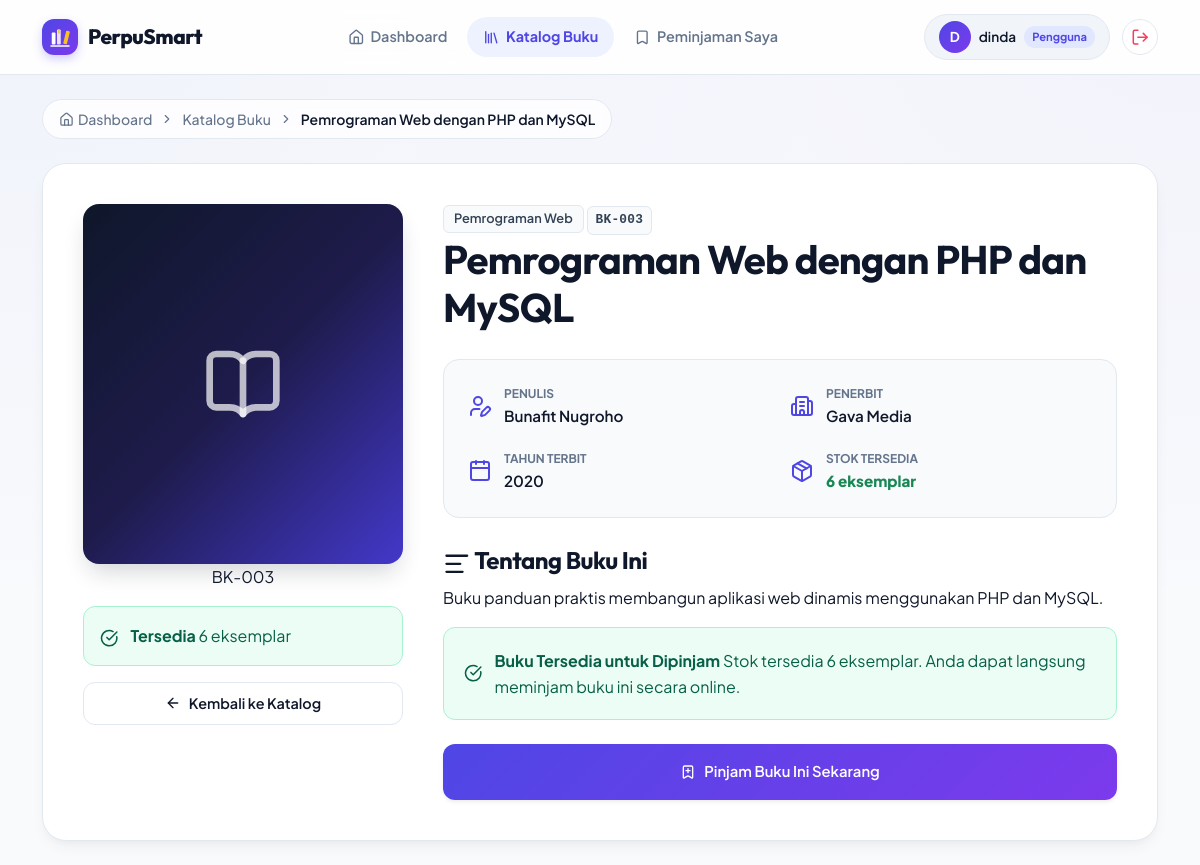
/index.php?page=user/buku/show&id=3 (signed in), run on the app's committed database.
### tables this page shows
CREATE TABLE `buku` (
  `id` int(10) UNSIGNED NOT NULL,
  `kode_buku` varchar(20) NOT NULL,
  `judul` varchar(255) NOT NULL,
  `penulis` varchar(150) NOT NULL,
  `penerbit` varchar(150) NOT NULL,
  `tahun_terbit` year(4) NOT NULL,
  `kategori` varchar(100) NOT NULL,
  `stok` int(10) UNSIGNED NOT NULL DEFAULT 0,
  `deskripsi` text DEFAULT NULL,
  `cover_url` varchar(500) DEFAULT NULL,
  `created_at` timestamp NOT NULL DEFAULT current_timestamp(),
  `updated_at` timestamp NOT NULL DEFAULT current_timestamp() ON UPDATE current_timestamp()
);

### controllers/UserController.php (called while the page is built, shortened)
<?php
class UserController {
    private Buku $bukuModel;
    public function __construct() {
        $this->bukuModel = new Buku();
    }
    public function showBuku(): void {
        $id   = (int)($_GET['id'] ?? 0);
        $buku = $this->bukuModel->findById($id);
        require_once BASE_PATH . '/views/user/buku/show.php';
    }
}

### config/database.php (called while the page is built, shortened)
<?php
class Database {
    private static ?PDO $instance = null;
    public static function getInstance(): PDO {
        if (self::$instance === null) {
            $dsn = sprintf(
                'mysql:host=%s;port=%s;dbname=%s;charset=utf8mb4',
                DB_HOST, DB_PORT, DB_NAME
            );
            $options = [
                PDO::ATTR_ERRMODE            => PDO::ERRMODE_EXCEPTION,
                PDO::ATTR_DEFAULT_FETCH_MODE => PDO::FETCH_ASSOC,
                PDO::ATTR_EMULATE_PREPARES   => false,
                PDO::MYSQL_ATTR_INIT_COMMAND => "SET NAMES utf8mb4 COLLATE utf8mb4_unicode_ci",
            ];
            try {
                self::$instance = new PDO($dsn, DB_USER, DB_PASS, $options);
            } catch (PDOException $e) {
                http_response_code(500);
                die('<div style="font-family:sans-serif;padding:2rem;color:#c0392b;">
                    <h2>⚠ Koneksi Database Gagal</h2>
                    <p>' . htmlspecialchars($e->getMessage()) . '</p>
                    <p>Pastikan MySQL sudah berjalan dan konfigurasi di <code>config/config.php</code> sudah benar.</p>
                </div>');
            }
        }
        return self::$instance;
    }
}

### models/Buku.php (called while the page is built, shortened)
<?php
class Buku {
    private PDO $db;
    public function __construct() {
        $this->db = Database::getInstance();
    }
    public function findById(int $id): array|false {
        $stmt = $this->db->prepare('SELECT * FROM buku WHERE id = :id LIMIT 1');
        $stmt->execute([':id' => $id]);
        return $stmt->fetch();
    }
}

### config/config.php (called while the page is built, shortened)
<?php
function e(string $str): string {
    return htmlspecialchars($str, ENT_QUOTES | ENT_SUBSTITUTE, 'UTF-8');
}

### views/user/buku/show.php (the view, shortened to what this page needs)
<?php require_once BASE_PATH . '/views/layouts/header.php'; ?>
<?php require_once BASE_PATH . '/views/layouts/navbar_user.php'; ?>
<div class="ps-user-layout">
    <div class="container-xl py-4">
        <nav class="ps-breadcrumb mb-4">
            <a href="<?= BASE_URL ?>/index.php?page=user/dashboard">
                <i data-lucide="home" style="width:15px;height:15px"></i> Dashboard
            </a>
            <i data-lucide="chevron-right" style="width:14px;height:14px"></i>
            <a href="<?= BASE_URL ?>/index.php?page=user/buku">Katalog Buku</a>
            <i data-lucide="chevron-right" style="width:14px;height:14px"></i>
            <span><?= e(mb_strimwidth($buku['judul'], 0, 40, '...')) ?></span>
        </nav>
        <div class="ps-book-detail">
            <div class="ps-book-detail-cover">
                <div class="ps-book-detail-icon">
                    <i data-lucide="book-open"></i>
                </div>
                <div class="ps-book-detail-code"><?= e($buku['kode_buku']) ?></div>
                <div class="ps-availability-box <?= $buku['stok'] > 0 ? 'available' : 'unavailable' ?>">
                    <?php if ($buku['stok'] > 0): ?>
                        <div class="ps-avail-icon">
                            <i data-lucide="check-circle"></i>
                        </div>
                        <div>
                            <strong>Tersedia</strong>
                            <span><?= $buku['stok'] ?> eksemplar</span>
                        </div>
                    <?php endif; ?>
                </div>
                <a href="<?= BASE_URL ?>/index.php?page=user/buku" class="ps-btn-ghost w-100 mt-3">
                    <i data-lucide="arrow-left"></i> Kembali ke Katalog
                </a>
            </div>
            <div class="ps-book-detail-info">
                <div class="ps-book-detail-tags">
                    <span class="ps-kategori-badge"><?= e($buku['kategori']) ?></span>
                    <span class="ps-code-badge"><?= e($buku['kode_buku']) ?></span>
                </div>
                <h1 class="ps-book-detail-title"><?= e($buku['judul']) ?></h1>
                <div class="ps-book-detail-meta">
                    <div class="ps-book-meta-item">
                        <i data-lucide="user-pen"></i>
                        <div>
                            <span class="ps-meta-label">Penulis</span>
                            <span class="ps-meta-value"><?= e($buku['penulis']) ?></span>
                        </div>
                    </div>
                    <div class="ps-book-meta-item">
                        <i data-lucide="building-2"></i>
                        <div>
                            <span class="ps-meta-label">Penerbit</span>
                            <span class="ps-meta-value"><?= e($buku['penerbit']) ?></span>
                        </div>
                    </div>
                    <div class="ps-book-meta-item">
                        <i data-lucide="calendar"></i>
                        <div>
                            <span class="ps-meta-label">Tahun Terbit</span>
                            <span class="ps-meta-value"><?= e($buku['tahun_terbit']) ?></span>
                        </div>
                    </div>
                    <div class="ps-book-meta-item">
                        <i data-lucide="package"></i>
                        <div>
                            <span class="ps-meta-label">Stok Tersedia</span>
                            <span class="ps-meta-value <?= $buku['stok'] > 0 ? 'text-success' : 'text-danger' ?>">
                                <strong><?= $buku['stok'] ?> eksemplar</strong>
                            </span>
                        </div>
                    </div>
                </div>
                <?php if ($buku['deskripsi']): ?>
                    <div class="ps-book-detail-desc">
                        <h4><i data-lucide="align-left"></i> Tentang Buku Ini</h4>
                        <p><?= e($buku['deskripsi']) ?></p>
                    </div>
                <?php endif; ?>
                <div class="ps-book-detail-status">
                    <?php if ($buku['stok'] > 0): ?>
                        <div class="ps-status-banner ps-status-available">
                            <i data-lucide="check-circle"></i>
                            <div>
                                <strong>Buku Tersedia untuk Dipinjam</strong>
                                <span>Stok tersedia <?= $buku['stok'] ?> eksemplar. Anda dapat langsung meminjam buku ini secara online.</span>
                            </div>
                        </div>
                        <div class="mt-4">
                            <button type="button" class="ps-btn-primary btn-lg w-100 py-3 shadow-sm d-flex align-items-center justify-content-center gap-2" data-bs-toggle="modal" data-bs-target="#modalPinjamBuku">
                                <i data-lucide="bookmark-plus"></i>
                                <span>Pinjam Buku Ini Sekarang</span>
                            </button>
                        </div>
                    <?php endif; ?>
                </div>
            </div>
        </div>
    </div>
</div>
<?php require_once BASE_PATH . '/views/layouts/footer.php'; ?>

### data on the page
buku: judul "Pemrograman Web dengan PHP dan MySQL", kode_buku "BK-003", stok "6", kategori "Pemrograman Web", penulis "Bunafit Nugroho", penerbit "Gava Media", tahun_terbit "2020", deskripsi "Buku panduan praktis membangun aplikasi web dinamis menggunakan PHP dan MySQL."

### other printed values
substr($user['nama'], 0, 1) "D"
$user['nama'] "dinda"
